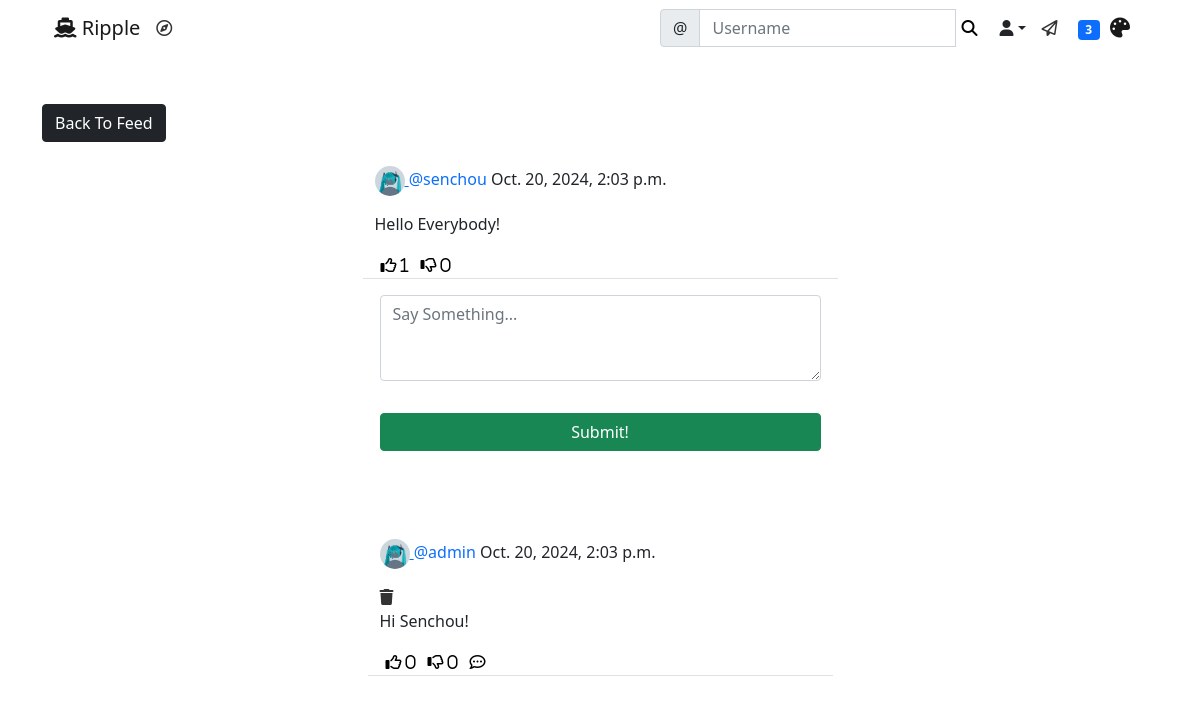
Page /social/post/35/ (signed in) on the committed database.
### social/models.py (models this page shows, shortened)
class Post(models.Model):
    shared_body = models.TextField(blank=True, null=True)
    body = models.TextField()
    image = models.ImageField(upload_to='uploads/post_photos', blank=True, null=True)
    created_on = models.DateTimeField(default=timezone.now)
    author = models.ForeignKey(User, on_delete=models.CASCADE)
    likes = models.ManyToManyField(User, blank=True, related_name='likes')
    dislikes = models.ManyToManyField(User, blank=True, related_name='dislikes')
    tags = models.ManyToManyField('Tag', blank=True)

class UserProfile(models.Model):
    user = models.OneToOneField(User, primary_key=True, verbose_name='user', related_name='profile', on_delete=models.CASCADE)
    audio = models.FileField(upload_to='uploads/profile_audios', blank=True, null=True)
    name = models.CharField(max_length=30, blank=True, null=True)
    bio = models.TextField(max_length=500, blank=True, null=True)
    birth_date = models.DateField(null=True, blank=True)
    location = models.CharField(max_length=100, blank=True, null=True)
    picture = models.ImageField(upload_to='uploads/profile_pictures', default='uploads/profile_pictures/Default.jpg', blank=True)
    followers = models.ManyToManyField(User, blank=True, related_name='followers')

class Comment(models.Model):
    comment = models.TextField()
    created_on = models.DateTimeField(default=timezone.now)
    author = models.ForeignKey(User, on_delete=models.CASCADE)
    post = models.ForeignKey(Post, on_delete=models.CASCADE)
    likes = models.ManyToManyField(User, blank=True, related_name='comment_likes')
    dislikes = models.ManyToManyField(User, blank=True, related_name='comment_dislikes')
    parent = models.ForeignKey('self', on_delete=models.CASCADE, null=True, blank=True, related_name='+')
    tags = models.ManyToManyField('Tag', blank=True)
    @property
    def children(self):
        return Comment.objects.filter(parent=self).order_by('-created_on').all()
    @property
    def is_parent(self):
        if self.parent is None:
            return True
        return False

### social/views.py (the view, shortened to what this page needs)
# urls.py: path('post/<int:pk>/', PostDetailView.as_view(), name='post-detail'),
class PostDetailView(LoginRequiredMixin, View):
    def get(self, request, pk, *args, **kwargs):
        post = Post.objects.get(pk=pk)
        form = CommentForm()
        comments = Comment.objects.filter(post=post).order_by('-created_on')
        context = {
            'post': post,
            'form': form,
            'comments': comments,
        }
        return render(request, 'social/post_detail.html', context)

### social/forms.py
class CommentForm(forms.ModelForm):
    comment = forms.CharField(
        label='',
        widget=forms.Textarea(attrs={
            'rows': '3',
            'placeholder': 'Say Something...'
        }))
    class Meta:
        model = Comment
        fields = ['comment']

### landing/templatetags/custom_tags.py (called while the page is built)
@register.inclusion_tag('social/show_notifications.html', takes_context=True)
def show_notifications(context):
    request_user = context['request'].user
    notifications = Notification.objects.filter(to_user=request_user).exclude(user_has_seen=True).order_by('-date')
    return {'notifications': notifications}

### social/templates/social/post_detail.html (shortened to what this page needs)
{% extends 'landing/base.html' %}
{% load crispy_forms_filters %}
{% load crispy_forms_tags %}
{% load static %}
{% block content %}
    <div class="container">
        <div class="row mt-5">
            <div class="col-md-5 col-sm-6">
                <a href="{% url 'post-list' %}" class="btn btn-dark">Back To Feed</a>
            </div>
        </div>
    <div class="row justify-content-center mt-3">
            <div class="col-md-5 col-sm-12 border-bottom">
                    <div>
                        <p class="post-text">
                            <a href="{% url 'profile' post.author.profile.pk %}">
                                <img class="rounded-circle post-img" height="30" width="30" src="{{ post.author.profile.picture.url }}" alt="">
                            </a>
                            <a class="text-primary post-link" href="{% url 'profile' post.author.profile.pk %}"> @{{ post.author }}</a> {{ post.created_on }}
                        </p>
                    </div>
                    <div class="body">
                        <p>{{ post.body }}</p>
                    </div>
                <div class="d-flex flex-row">
                    <form method="POST" action="{% url 'like' post.pk %}">
                        <button class="remove-default-btn" type="submit">
                            <i class="far fa-thumbs-up"> <span>{{ post.likes.all.count }}</span></i>
                        </button>
                    </form>
                    <form method="POST" action="{% url 'dislike' post.pk %}">
                        <button class="remove-default-btn" type="submit">
                            <i class="far fa-thumbs-down"> <span>{{ post.dislikes.all.count }}</span></i>
                        </button>
                    </form>
            </div>
        </div>
        <div class="row justify-content-center mt-3 mb-5">
            <div class="col-md-5 col-sm-12">
                <form method="POST">
                    {{ form | crispy }}
                    <div class="d-grid gap-2">
                        <button class="btn btn-success mt-3">Submit!</button>
                    </div>
                </form>
            </div>
        </div>
        {% for comment in comments %}
        {% if comment.is_parent %}
        <div class="row justify-content-center mt-3 mb-5">
            <div class="col-md-5 col-sm-12 border-bottom">
                <p>
                    <div>
                        <p class="post-text">
                            <a href="{% url 'profile' comment.author.profile.pk %}">
                                <img class="rounded-circle post-img" height="30" width="30" src="{{ comment.author.profile.picture.url }}"  alt="">
                            </a>
                            <a class="text-primary post-link" href="{% url 'profile' comment.author.profile.pk %}">@{{ comment.author }}</a> {{ comment.created_on }}
                        </p>
                    </div>
                    {% if request.user == comment.author %}
                    <a href="{% url 'comment-delete' post.pk comment.pk %}" class="edit-color"><i class="fas fa-trash"></i></a>
                    {% endif %}
                <p>{{ comment.comment }}</p>
            <div class="d-flex flex-row">
                    <form method="POST" action="{% url 'comment-like' post.pk comment.pk %}">
                        <button class="remove-default-btn" type="submit">
                            <i class="far fa-thumbs-up"> <span>{{ comment.likes.all.count }}</span></i>
                        </button>
                    </form>
                    <form method="POST" action="{% url 'comment-dislike' post.pk comment.pk %}">
                        <button class="remove-default-btn" type="submit">
                            <i class="far fa-thumbs-down"> <span>{{ comment.dislikes.all.count }}</span></i>
                        </button>
                    </form>
                <div>
                    <button class="remove-default-btn"><i class="far fa-comment-dots" onclick="commentReplyToggle
                    ('{{ comment.pk }}')"></i></button>
                </div>
            </div>
            </div>
        </div>
        {% endif %}
        {% endfor %}
    </div>
{% endblock content %}

### landing/templates/landing/base.html (shortened to what this page needs)
{% load static %}
<!doctype html>
<html lang="en">
  <head>
    <link href="https://cdn.jsdelivr.net/npm/bootstrap@5.0.2/dist/css/bootstrap.min.css" rel="stylesheet">
      <link href="{% static 'css/style.css' %}" rel="stylesheet">
  </head>
  <body>
    {% include 'landing/navbar.html' %}
    {% block content %}
    {% endblock content %}
  </body>
</html>

### landing/templates/landing/navbar.html (shortened to what this page needs)
{% load custom_tags %}
<div class="container">
  <nav class="navbar navbar-expand-lg navbar-light">
    <div class="container-fluid">
      <a class="navbar-brand"
         {% if user.is_authenticated %}
         href="{% url 'post-list' %}"
         {% else %}
         href="{% url 'index' %}"
         {% endif %}
      ><i class="fas fa-ship"></i> Ripple</a>
      <div class="collapse navbar-collapse" id="navbarTogglerDemo03">
        <ul class="navbar-nav me-auto mb-2 mb-lg-0">
            <li>
                <a class="inbox-icon" href="{% url 'explore' %}">
                    <i class="far fa-compass"></i>
                </a>
            </li>
        </ul>
        <form class="d-flex" method="GET" action="{% url 'profile-search' %}">
          <div class="input-group">
            <span class="input-group-text" id="basic-addon1">@</span>
            <input type="text" class="form-control" placeholder="Username" aria-label="Username" aria-describedby="basic-addon1" name="query" value="{{ request.GET.query }}">
            <button class="remove-default-btn" type="submit"><i class="fas fa-search"></i></button>
          </div>
        </form>
        {% if user.is_authenticated %}
        <div class="nav-item dropdown">
          <a class="nav-link dropdown-toggle text-dark" data-bs-toggle="dropdown" role="button" aria-expanded="false"><i class="fas fa-user"></i></a>
        </div>
        <div class="nav-item inbox-icon-container">
          <a href="{% url 'inbox' %}" class="inbox-icon"><i class="far fa-paper-plane"></i></a>
        </div>
        <div class="nav-item">
          {% show_notifications %}
        </div>
        {% endif %}
        <a class="navbar-brand">
            <i class="fas fa-palette" id="theme-icon" style="cursor: pointer; margin-left: 10px;"></i>
        </a>
      </div>
    </div>
  </nav>
</div>

### social/templates/social/show_notifications.html (shortened to what this page needs)
<div class="dropdown">
    <span class="badge bg-primary notification-badge" onclick="showNotifications()">{{ notifications.count }}</span>
</div>

### static/css/style.css (style rules this page uses)
.remove-default-btn { background-color: transparent; border: none; box-shadow: none; }
.edit-color { color: #333; }
.post-link { text-decoration: none; }
.post-text { padding-top: 0.5rem; }
.notification-badge { transition: 0.3s; }
.dropdown { position: relative; display: inline-block; }
.inbox-icon-container { margin-right: 15px; }
.inbox-icon { color: #333; transition: 0.5s; }
.inbox-icon { margin-right: 5px; }
body { transition: background-color 0.3s, color 0.3s; }
#theme-icon { cursor: pointer; }

### rows in the picture
Post: author.profile.picture (placeholder picture), author "senchou", created_on "Oct. 20, 2024, 2:03 p.m.", body "Hello Everybody!", likes.all.count "1", dislikes.all.count "0"
Comment: author.profile.picture (placeholder picture), author "admin", created_on "Oct. 20, 2024, 2:03 p.m.", comment "Hi Senchou!", likes.all.count "0", dislikes.all.count "0"

### other values in the picture
{{ notifications.count }} "3"
